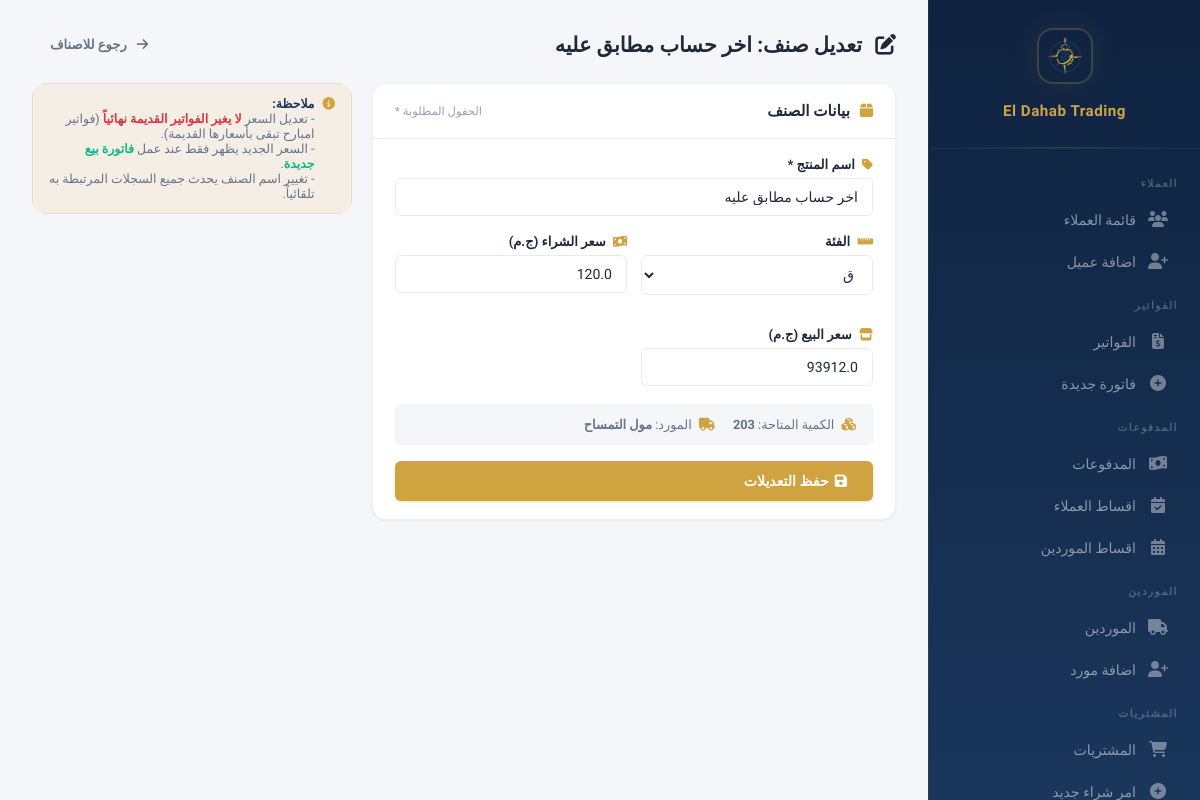
/items/edit?name=اخر+حساب+مطابق+عليه (signed in), run on the app's committed database.
### models.py (models this page shows, shortened)
class PurchaseItem(db.Model):
    __tablename__ = 'purchase_items'
    id = db.Column(db.Integer, primary_key=True)
    purchase_id = db.Column(db.Integer, db.ForeignKey('purchases.id'), nullable=False)
    item_name = db.Column(db.String(300), nullable=False)
    unit_type = db.Column(db.String(10), nullable=False, default='ق')
    quantity = db.Column(db.Float, nullable=False, default=0)
    unit_price = db.Column(db.Float, nullable=False, default=0)
    selling_price = db.Column(db.Float, nullable=False, default=0)
    total = db.Column(db.Float, nullable=False, default=0)

class Supplier(db.Model):
    __tablename__ = 'suppliers'
    id = db.Column(db.Integer, primary_key=True)
    name = db.Column(db.String(200), nullable=False)
    phone = db.Column(db.String(50))
    address = db.Column(db.Text)
    notes = db.Column(db.Text)
    created_at = db.Column(db.DateTime, default=datetime.utcnow)
    purchases = db.relationship('Purchase', backref='supplier', lazy=True)
    payments = db.relationship('SupplierPayment', backref='supplier', lazy=True)
    returns = db.relationship('SupplierReturn', backref='supplier', lazy=True)
    installment_plans = db.relationship('SupplierInstallmentPlan', backref='supplier', lazy=True)

### app.py (the view, shortened to what this page needs)
@app.route('/items/edit', methods=['GET', 'POST'])
@login_required
def items_edit():
    name = request.values.get('name', '').strip()
    if not name:
        return redirect(url_for('items_list'))
    latest_pi = PurchaseItem.query.filter(PurchaseItem.item_name == name).order_by(PurchaseItem.id.desc()).first()
    if not latest_pi:
        flash('الصنف غير موجود', 'danger')
        return redirect(url_for('items_list'))
    qty_purchased = db.session.query(db.func.coalesce(db.func.sum(PurchaseItem.quantity), 0)).filter(
        PurchaseItem.item_name == name).scalar()
    qty_sold = db.session.query(db.func.coalesce(db.func.sum(InvoiceItem.quantity), 0)).filter(
        InvoiceItem.item_name == name).scalar()
    qty_returned = db.session.query(db.func.coalesce(db.func.sum(ReturnItem.quantity), 0)).filter(
        ReturnItem.item_name == name).scalar()
    return render_template('item_edit.html',
        item=latest_pi,
        name=name,
        qty=max(0, (qty_purchased or 0) - (qty_sold or 0) + (qty_returned or 0)),
        supplier=latest_pi.purchase.supplier.name if latest_pi.purchase and latest_pi.purchase.supplier else '—')

### app.py (called while the page is built)
@app.context_processor
def inject_payment_methods():
    return {'PAYMENT_METHODS': PAYMENT_METHODS, 'parse_images': parse_images}

@app.before_request
def check_session_expiry():
    if 'user_id' in session and session.get('expires_at'):
        if datetime.utcnow().timestamp() > session['expires_at']:
            session.clear()
            flash('انتهت الجلسة، يرجى تسجيل الدخول مرة اخرى', 'warning')
            return redirect(url_for('login'))

@app.context_processor
def inject_user():
    if not hasattr(g, 'current_user'):
        g.current_user = db.session.get(User, session['user_id']) if 'user_id' in session else None
    return dict(current_user=g.current_user)

### models.py (called while the page is built)
    def has_permission(self, page):
        if self.is_admin:
            return True
        return any(p.page == page for p in self.permissions)

### templates/item_edit.html (shortened to what this page needs)
{% extends "base.html" %}
{% block content %}
<div class="page-header">
    <h1 style="font-size:1.3rem;font-weight:700;color:var(--text);margin:0;"><i class="fas fa-edit" style="margin-left:8px;"></i> تعديل صنف: {{ name }}</h1>
    <a href="{{ url_for('items_list') }}" class="btn btn-ghost"><i class="fas fa-arrow-right" style="margin-left:4px;"></i> رجوع للاصناف</a>
</div>
<div class="two-col">
    <div>
        <div class="data-card">
            <div class="data-card-header">
                <h3><i class="fas fa-box" style="margin-left:6px;color:var(--gold);"></i> بيانات الصنف</h3>
                <span style="font-size:0.72rem;color:var(--text-muted);">الحقول المطلوبة *</span>
            </div>
            <form method="POST" action="{{ url_for('items_edit', name=name) }}">
                <div class="data-card-body">
                    <div class="form-group">
                        <label><i class="fas fa-tag" style="margin-left:4px;color:var(--gold);font-size:0.78rem;"></i> اسم المنتج *</label>
                        <input type="text" name="item_name" class="form-control" value="{{ item.item_name }}" required autocomplete="off">
                    </div>
                    <div class="form-row">
                        <div class="form-group">
                            <label><i class="fas fa-ruler-horizontal" style="margin-left:4px;color:var(--gold);font-size:0.78rem;"></i> الفئة</label>
                            <select name="unit_type" class="form-control">
                                {% for u in ['ق', 'ك', 'د'] %}
                                <option value="{{ u }}" {% if item.unit_type == u %}selected{% endif %}>{{ u }}</option>
                                {% endfor %}
                            </select>
                        </div>
                        <div class="form-group">
                            <label><i class="fas fa-money-bill-wave" style="margin-left:4px;color:var(--gold);font-size:0.78rem;"></i> سعر الشراء (ج.م)</label>
                            <input type="number" name="unit_price" class="form-control" min="0" step="any" value="{{ item.unit_price or 0 }}">
                        </div>
                        <div class="form-group">
                            <label><i class="fas fa-store" style="margin-left:4px;color:var(--gold);font-size:0.78rem;"></i> سعر البيع (ج.م)</label>
                            <input type="number" name="selling_price" class="form-control" min="0" step="any" value="{{ item.selling_price or 0 }}">
                        </div>
                    </div>
                    <div style="padding:12px 16px;background:var(--bg);border-radius:var(--radius-xs);border:1px solid var(--border-light);font-size:0.8rem;color:var(--text-secondary);display:flex;gap:18px;flex-wrap:wrap;margin-bottom:16px;">
                        <span><i class="fas fa-cubes" style="color:var(--gold);margin-left:4px;"></i> الكمية المتاحة: <strong>{{ "{:,.0f}".format(qty) }}</strong></span>
                        <span><i class="fas fa-truck" style="color:var(--gold);margin-left:4px;"></i> المورد: <strong>{{ supplier }}</strong></span>
                    </div>
                    <button type="submit" class="btn btn-gold btn-lg" style="width:100%;">
                        <i class="fas fa-save"></i> حفظ التعديلات
                    </button>
                </div>
            </form>
        </div>
    </div>
    <div>
        <div class="data-card" style="border:none;box-shadow:none;background:transparent;">
            <div style="padding:12px 16px;background:var(--warning-bg,#fef9ee);border-radius:var(--radius-xs);border:1px solid rgba(207,163,64,0.25);">
                    <div style="display:flex;align-items:flex-start;gap:8px;font-size:0.78rem;color:var(--text-secondary);">
                        <i class="fas fa-info-circle" style="color:var(--gold);margin-top:2px;"></i>
                        <div>
                            <strong style="color:var(--navy);">ملاحظة:</strong><br>
                            - تعديل السعر <strong style="color:#dc3545;">لا يغير الفواتير القديمة نهائياً</strong> (فواتير امبارح تبقى بأسعارها القديمة).<br>
                            - السعر الجديد يظهر فقط عند عمل <strong style="color:var(--success);">فاتورة بيع جديدة</strong>.<br>
                            - تغيير اسم الصنف يحدث جميع السجلات المرتبطة به تلقائياً.
                        </div>
                    </div>
            </div>
        </div>
    </div>
</div>
{% endblock %}

### static/css/style.css (style rules this page uses)
:root { --gold: #cfa340; --gold-light: #e8c96a; --gold-dark: #b8892e; --gold-glow: rgba(207, 163, 64, 0.15); --navy: #1a365b; --navy-light: #264a7a; --navy-dark: #0f2340; --bg: #f4f6f9; --card: #ffffff; --card-hover: #fafbfd; --border: #e8ecf1; --border-light: #f0f2f5; --text: #1e2a3a; --text-secondary: #64748b; --text-muted: #94a3b8; --success: #10b981; --success-bg: rgba(16, 185, 129, 0.08); --danger: #ef4444; --danger-bg: rgba(239, 68, 68, 0.08); --warning: #f59e0b; --warning-bg: rgba(245, 158, 11, 0.08); --info: #3b82f6; --info-bg: rgba(59, 130, 246, 0.08); --sidebar-w: 272px; --shadow-xs: 0 1px 2px rgba(0,0,0,0.04); --shadow-sm: 0 1px 3px rgba(0,0,0,0.06), 0 1px 2px rgba(0,0,0,0.04); --shadow-md: 0 4px 6px -1px rgba(0,0,0,0.07), 0 2px 4px -2px rgba(0,0,0,0.05); --shadow-lg: 0 10px 15px -3px rgba(0,0,0,0.08), 0 4px 6px -4px rgba(0,0,0,0.04); --shadow-xl: 0 20px 25px -5px rgba(0,0,0,0.08), 0 8px 10px -6px rgba(0,0,0,0.04); --shadow-card: 0 1px 3px rgba(0,0,0,0.04), 0 1px 2px rgba(0,0,0,0.03); --shadow-card-hover: 0 10px 40px rgba(0,0,0,0.08); --radius: 14px; --radius-sm: 10px; --radius-xs: 6px; --transition: all 0.2s cubic-bezier(0.4, 0, 0.2, 1); }
* { margin: 0; padding: 0; box-sizing: border-box; }
html { scroll-behavior: smooth; }
body { font-family: 'IBM Plex Sans Arabic', -apple-system, BlinkMacSystemFont, sans-serif; background: var(--bg); color: var(--text); direction: rtl; min-height: 100vh; -webkit-font-smoothing: antialiased; -moz-osx-font-smoothing: grayscale; }
.data-card { background: var(--card); border-radius: var(--radius); box-shadow: var(--shadow-card); margin-bottom: 20px; overflow: hidden; border: 1px solid var(--border-light); }
.data-card-header { padding: 18px 22px; border-bottom: 1px solid var(--border); display: flex; align-items: center; justify-content: space-between; background: var(--card); }
.data-card-header h3 { font-size: 0.95rem; font-weight: 600; color: var(--text); }
.data-card-body { padding: 18px 22px; }
.btn { display: inline-flex; align-items: center; gap: 6px; padding: 9px 18px; border: none; border-radius: var(--radius-xs); font-family: inherit; font-weight: 600; font-size: 0.82rem; cursor: pointer; transition: var(--transition); text-decoration: none; white-space: nowrap; }
.btn-gold { background: var(--gold); color: #fff; box-shadow: 0 1px 3px rgba(207,163,64,0.3); }
.btn-ghost { background: transparent; color: var(--text-secondary); }
.btn-lg { padding: 12px 26px; font-size: 0.88rem; }
.form-group { margin-bottom: 18px; }
.form-group label { display: block; margin-bottom: 6px; font-weight: 600; font-size: 0.82rem; color: var(--text); }
.form-control { width: 100%; padding: 10px 14px; border: 1.5px solid var(--border); border-radius: var(--radius-xs); font-family: inherit; font-size: 0.88rem; transition: var(--transition); background: #fff; color: var(--text); }
.form-control::placeholder { color: var(--text-muted); }
select.form-control { cursor: pointer; }
.form-row { display: grid; grid-template-columns: 1fr 1fr; gap: 14px; }
.page-header { display: flex; justify-content: space-between; align-items: center; margin-bottom: 22px; gap: 12px; }
.page-header h1 { margin: 0; }
.two-col { display: grid; grid-template-columns: 1fr 320px; gap: 20px; align-items: start; }

### data on the page
PurchaseItem: item_name "اخر حساب مطابق عليه", unit_type "ق", unit_price "120.0", selling_price "93912.0"
Supplier: name "مول التمساح"

### other printed values
{{ "{:,.0f}".format(qty) }} "203"
